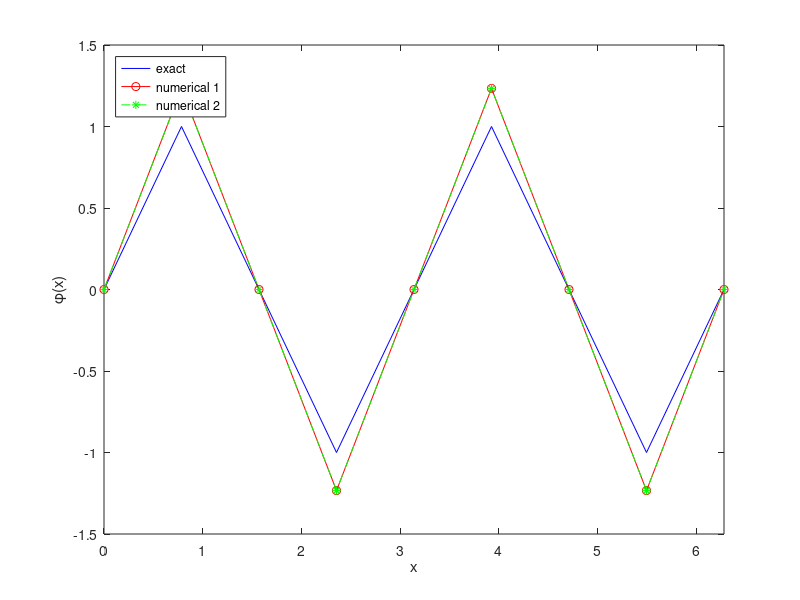

MATLAB code to generate this figure:
a = 0;
b = 2 * pi;
N = 8;
L = b - a;
h = L / N;
x = linspace(a, b, N + 1)';

phi_f = @(t) sin(2 * t);
rho_f = @(t) 4 * sin(2 .* t);

phi_exact = phi_f(x);
rho = rho_f(x(1:N));

dA = diag(2 * ones(1, N));
dAp_1 = diag(-1 * ones(1, N - 1), 1);
dAm_1 = diag(-1 * ones(1, N - 1), -1);
A = (dA + dAp_1 + dAm_1);
A(1, N) = -1;
A(N, 1) = -1;
A = A / h^2;

A_1 = A;
A_1(1, :) = zeros(1, N);
A_1(1, 1) = 1;

rho_1 = rho;
rho_1(1) = 0;

A_2 = zeros(N + 1, N + 1);
A_2(1:N, 1:N) = A;
A_2(N + 1, 1:N) = h;
A_2(1:N, N + 1) = 1;

rho_2 = zeros(N + 1,1);
rho_2(1:N) = rho_f(x(1:N));

phi_1 = A_1 \ rho_1;
phi_2 = A_2 \ rho_2;

solver_err_1 = max(abs(A_1 * phi_1 - rho_1));
solver_err_2 = max(abs(A_2 * phi_2 - rho_2));

phi_num_1 = [phi_1; phi_1(1)];
phi_num_2 = [phi_2(1:N); phi_2(1)];

plot(x,phi_exact,'b',x,phi_num_1,'ro-',x,phi_num_1,'g*--');
xlim([a b]);
xlabel('x');
ylabel('\phi(x)');
legend('exact','numerical 1','numerical 2','location','northwest');
